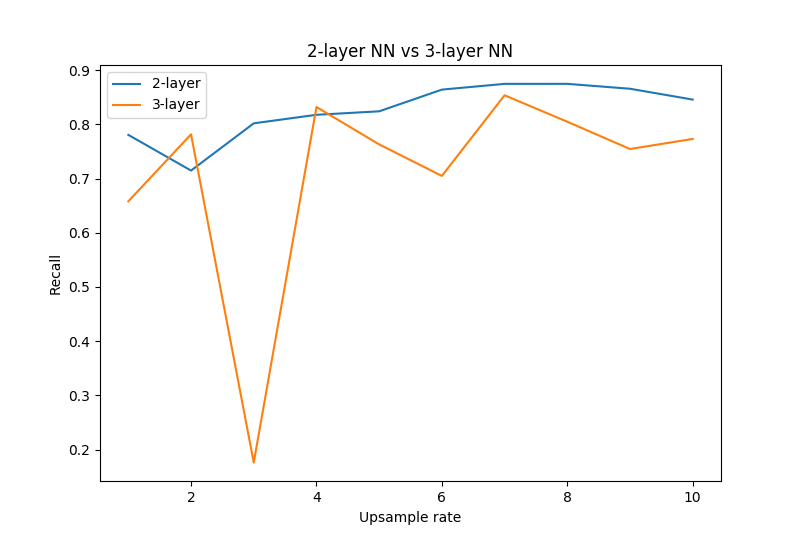

Write Python code to recreate this figure.
"""
Fully connected network architecture 
Author: Jiaping Wang
Date: 12/14/2019
"""

import numpy as np
import tensorflow as tf
from sklearn.model_selection import train_test_split
from sklearn.metrics import confusion_matrix
import matplotlib.pyplot as plt
import util
import sys


def create_model():
    model = tf.keras.models.Sequential([
                # Adds a densely-connected layer with 64 units to the model:
                tf.keras.layers.Dense(64, activation='relu'), #kernel_regularizer=tf.keras.regularizers.l2(0.001)),
                # Add another:
                tf.keras.layers.Dense(64, activation='relu'),
                # Add a softmax layer with 10 output units:
                tf.keras.layers.Dense(2, activation='softmax')])

    model.compile(optimizer=tf.keras.optimizers.Adam(0.01),
                  loss='sparse_categorical_crossentropy',
                  metrics=['accuracy'])
    return model

def create_model_more_layers():
    model = tf.keras.models.Sequential([
                # Adds a densely-connected layer with 64 units to the model:
                tf.keras.layers.Dense(512, activation='relu'), #kernel_regularizer=tf.keras.regularizers.l2(0.001)),
                tf.keras.layers.Dropout(0.2),
                # Add another:
                tf.keras.layers.Dense(512, activation='relu'),# kernel_regularizer=tf.keras.regularizers.l2(0.001)),
                tf.keras.layers.Dropout(0.2),
                tf.keras.layers.Dense(512, activation='relu'),
                # Add a softmax layer with 10 output units:
                tf.keras.layers.Dense(2, activation='softmax')])

    model.compile(optimizer=tf.keras.optimizers.Adam(0.01),
                  loss='sparse_categorical_crossentropy',
                  metrics=['accuracy'])
    return model

def main():
    opts = util.parse_args()
    X, y = util.data_load(opts.dataset)
    model = create_model()
    model_layers = create_model_more_layers()
    n = opts.upsamplen if opts.upsamplen is not None else 1
    start = n if opts.upsamplestart is None else 1
    all_conf = []
    all_conf_layers = []
    if start > n:
        print("Upsample start should be larger than end")
        sys.exit()
    for t in np.arange(start, n + 1):
        print("t",t)
        needed = util.needed_n(X, y, t)
        temp_X, temp_y = util.upsample(X, y, needed)
        X_train, X_test, y_train, y_test = train_test_split(temp_X, temp_y, test_size=0.3, random_state=42)
        X_train, X_test = util.normalize(X_train, X_test)
        train_dset = tf.data.Dataset.from_tensor_slices((X_train, y_train)).batch(64, drop_remainder=False).shuffle(buffer_size=10000)
        test_dset = tf.data.Dataset.from_tensor_slices((X_test, y_test)).batch(64)
        model.fit(train_dset, epochs=10)
        model_layers.fit(train_dset, epochs=10)
        conf_mat = np.zeros((2, 2), dtype=int)
        conf_mat_layers = np.zeros((2, 2), dtype=int)
        for d, labels in test_dset:
            predictions = model(d)
            predictions_layers = model_layers(d)
            for i in range(len(d)):
                conf_mat[labels[i]][np.argmax(predictions[i])] += 1
                conf_mat_layers[labels[i]][np.argmax(predictions_layers[i])] += 1
        all_conf.append(conf_mat)
        all_conf_layers.append(conf_mat_layers)
    re_fc, re_fc_layer = list(map(lambda x: util.recall(x), all_conf)), list((map(lambda x: util.recall(x), all_conf_layers)))
    up_range = np.arange(start, n+1)
    plt.plot(up_range, re_fc)
    plt.plot(up_range, re_fc_layer)
    plt.title("2-layer NN vs 3-layer NN")
    plt.legend(["2-layer", "3-layer"])
    plt.xlabel("Upsample rate")
    plt.ylabel("Recall")
    plt.show()

if __name__ == '__main__':
    main()
